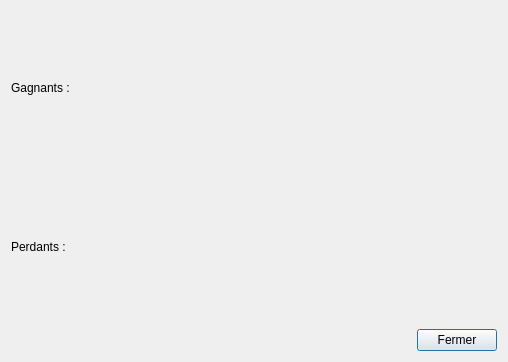
<?xml version="1.0" encoding="UTF-8"?>
<ui version="4.0">
 <class>WindowEndFight</class>
 <widget class="QDialog" name="WindowEndFight">
  <property name="geometry">
   <rect>
    <x>0</x>
    <y>0</y>
    <width>508</width>
    <height>362</height>
   </rect>
  </property>
  <property name="windowTitle">
   <string>Fin du combat</string>
  </property>
  <layout class="QVBoxLayout" name="verticalLayout_2">
   <item>
    <widget class="QLabel" name="text_gagnant">
     <property name="text">
      <string>Gagnants :</string>
     </property>
    </widget>
   </item>
   <item>
    <layout class="QVBoxLayout" name="layout_gagnants"/>
   </item>
   <item>
    <widget class="QLabel" name="text_perdant">
     <property name="text">
      <string>Perdants :</string>
     </property>
    </widget>
   </item>
   <item>
    <layout class="QVBoxLayout" name="layout_perdants"/>
   </item>
   <item>
    <layout class="QHBoxLayout" name="layout_fermer">
     <item>
      <spacer name="spacer_fermer">
       <property name="orientation">
        <enum>Qt::Horizontal</enum>
       </property>
       <property name="sizeHint" stdset="0">
        <size>
         <width>40</width>
         <height>20</height>
        </size>
       </property>
      </spacer>
     </item>
     <item>
      <widget class="QPushButton" name="bouton_fermer">
       <property name="text">
        <string>Fermer</string>
       </property>
      </widget>
     </item>
    </layout>
   </item>
  </layout>
 </widget>
 <resources/>
 <connections/>
</ui>
